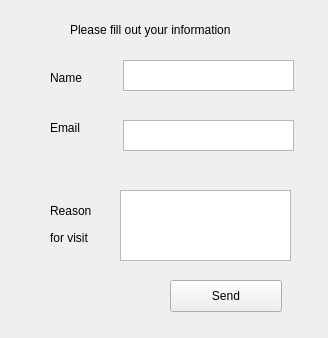
<?xml version="1.0" encoding="UTF-8"?>
<ui version="4.0">
 <class>InfoWindow</class>
 <widget class="QWidget" name="InfoWindow">
  <property name="geometry">
   <rect>
    <x>0</x>
    <y>0</y>
    <width>328</width>
    <height>338</height>
   </rect>
  </property>
  <property name="windowTitle">
   <string>InfoWindow</string>
  </property>
  <widget class="QPushButton" name="sendButton">
   <property name="geometry">
    <rect>
     <x>170</x>
     <y>280</y>
     <width>112</width>
     <height>32</height>
    </rect>
   </property>
   <property name="text">
    <string>Send</string>
   </property>
  </widget>
  <widget class="QPlainTextEdit" name="nameTextEdit">
   <property name="geometry">
    <rect>
     <x>123</x>
     <y>60</y>
     <width>171</width>
     <height>31</height>
    </rect>
   </property>
  </widget>
  <widget class="QPlainTextEdit" name="emailTextEdit">
   <property name="geometry">
    <rect>
     <x>123</x>
     <y>120</y>
     <width>171</width>
     <height>31</height>
    </rect>
   </property>
  </widget>
  <widget class="QPlainTextEdit" name="ReasonTextEdit">
   <property name="geometry">
    <rect>
     <x>120</x>
     <y>190</y>
     <width>171</width>
     <height>71</height>
    </rect>
   </property>
  </widget>
  <widget class="QLabel" name="label">
   <property name="geometry">
    <rect>
     <x>70</x>
     <y>20</y>
     <width>271</width>
     <height>20</height>
    </rect>
   </property>
   <property name="text">
    <string>Please fill out your information</string>
   </property>
  </widget>
  <widget class="QLabel" name="label_2">
   <property name="geometry">
    <rect>
     <x>50</x>
     <y>70</y>
     <width>58</width>
     <height>16</height>
    </rect>
   </property>
   <property name="text">
    <string>Name</string>
   </property>
  </widget>
  <widget class="QLabel" name="label_3">
   <property name="geometry">
    <rect>
     <x>50</x>
     <y>120</y>
     <width>58</width>
     <height>16</height>
    </rect>
   </property>
   <property name="text">
    <string>Email</string>
   </property>
  </widget>
  <widget class="QLabel" name="label_4">
   <property name="geometry">
    <rect>
     <x>50</x>
     <y>190</y>
     <width>51</width>
     <height>41</height>
    </rect>
   </property>
   <property name="text">
    <string>Reason</string>
   </property>
  </widget>
  <widget class="QLabel" name="label_5">
   <property name="geometry">
    <rect>
     <x>50</x>
     <y>230</y>
     <width>58</width>
     <height>16</height>
    </rect>
   </property>
   <property name="text">
    <string>for visit</string>
   </property>
  </widget>
 </widget>
 <resources/>
 <connections/>
</ui>
